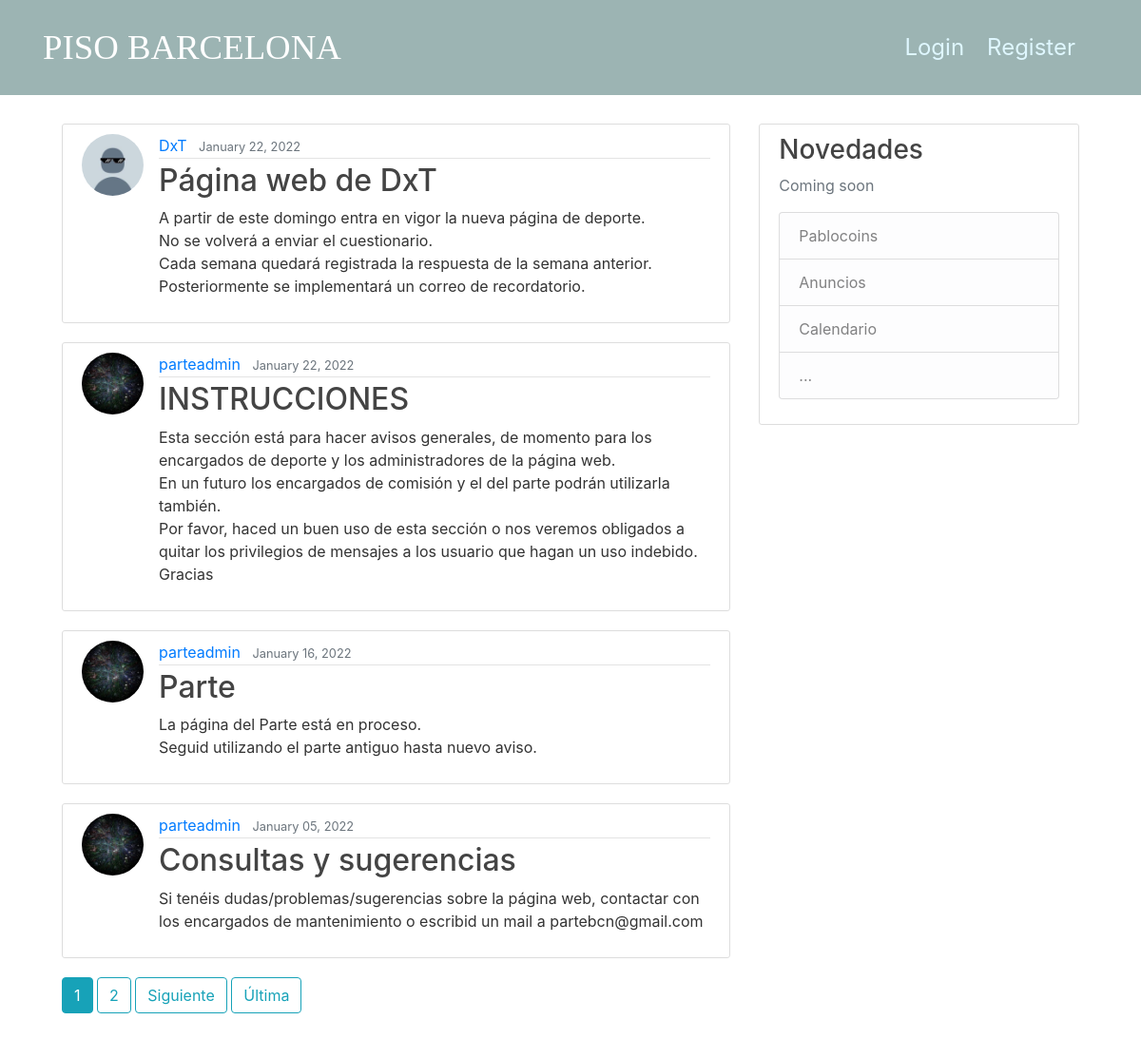
Screenshot of /blog/ with the database file from the repository.
### blog/models.py (models this page shows, shortened)
class Post(models.Model):
    title = models.CharField(max_length=100)
    content = models.TextField()
    date_posted = models.DateTimeField(default=timezone.now)
    author = models.ForeignKey(User, on_delete=models.CASCADE)

### users/models.py (models this page shows, shortened)
class Profile(models.Model):
    user = models.OneToOneField(User, on_delete=models.CASCADE)
    image = models.ImageField(default='default.jpg', upload_to='profile_pics')

### blog/views.py (the view)
# urls.py: path('blog/', PostListView.as_view(), name='blog-home'),
class PostListView(ListView):
    model = Post
    template_name = 'blog/home.html'  # <app>/<model>_<viewtype>.html
    context_object_name = 'posts'
    ordering = ['-date_posted']
    paginate_by = 4 #Number of post per page

### blog/templates/blog/home.html (shortened to what this page needs)
{% extends "blog/base.html" %}
{% block content %}
    {% for post in posts %}
        <article class="media content-section">
          <img class="rounded-circle article-img" src="{{ post.author.profile.image.url }}">
          <div class="media-body">
            <div class="article-metadata">
              <a class="mr-2" href="{% url 'user-posts' post.author.username %}">{{ post.author }}</a>
              <small class="text-muted">{{ post.date_posted|date:"F d, Y" }}</small>
            </div>
            <h2><a class="article-title" href="{% url 'post-detail' post.id %}">{{ post.title }}</a></h2>
            <p class="article-content">{{ post.content }}</p>
          </div>
        </article>
    {% endfor %}
    {% if is_paginated %}
          {% for num in page_obj.paginator.page_range %}
            {% if page_obj.number == num %}
              <a class="btn btn-info mb-4" href="?page={{ num }}">{{ num }}</a>
            {% elif num > page_obj.number|add:'-3' and num < page_obj.number|add:'3' %}
              <a class="btn btn-outline-info mb-4" href="?page={{ num }}">{{ num }}</a>
            {% endif %}
          {% endfor %}
          {% if page_obj.has_next %}
            <a class="btn btn-outline-info mb-4" href="?page={{ page_obj.next_page_number }}">Siguiente</a>
            <a class="btn btn-outline-info mb-4" href="?page={{ page_obj.paginator.num_pages }}">Última</a>
          {% endif %}
    {% endif %}
{% endblock content %}

### blog/templates/blog/base.html (shortened to what this page needs)
{% load static %}
<!DOCTYPE html>
<html>
<head>
    <link rel="stylesheet" href="https://maxcdn.bootstrapcdn.com/bootstrap/4.0.0/css/bootstrap.min.css">
    <link rel="stylesheet" type="text/css" href="{% static 'blog/main.css' %}">
</head>
<body>
    <header class="site-header">
      <nav class="navbar navbar-expand-md navbar-dark bg-steel fixed-top">
        <div class="container">
          <a class="barcelonaheader" href="{% url 'blog-inicio' %}">PISO BARCELONA</a>
          <div class="collapse navbar-collapse" id="navbarToggle">
            <div class="navbar-nav">
                {% if user.is_authenticated %}
                  <a class="menuheader mr-4" href="{% url 'blog-home' %}">Mensajes</a>
                  <a class="menuheader mr-4" href="{% url 'blog-parte' %}">Parte</a>
                  <a class="menuheader mr-4" href="{% url 'blog-deporte' %}">Deporte</a>
                  <a class="menuheader mr-4" href="{% url 'blog-enlaces' %}">Enlaces</a>
                  <div class="dropdown">
                    <button type="button" class="btn btn-secondary dropdown-toggle" data-toggle="dropdown" aria-haspopup="true" aria-expanded="false"> <img class="rounded-circle article-img" src="{{ user.profile.image.url }}"></button>
                    <div class="dropdown-content">
                      <a href="{% url 'post-create' %}">Nuevo Mensaje</a>
                      <a href="{% url 'profile' %}">Perfil</a>
                      <a href="{% url 'logout' %}">Salir</a>
                    </div>
                  </div>
                {% else %}
                  <a class="login mr-4" href="{% url 'login' %}">Login</a>
                  <a class="login mr-4" href="{% url 'register' %}">Register</a>
                {% endif %}
              </div>
            </div>
          </div>
        </nav>
      </header>
    <main role="main" class="container">
        <div class="row">
          <div class="col-md-8">
            {% block content %}{% endblock %}
          </div>
          <div class="col-md-4">
            <div class="content-section">
              <h3>Novedades</h3>
              <p class='text-muted'>Coming soon
                <ul class="list-group">
                  <li class="list-group-item list-group-item-light">Pablocoins</li>
                  <li class="list-group-item list-group-item-light">Anuncios</li>
                  <li class="list-group-item list-group-item-light">Calendario</li>
                  <li class="list-group-item list-group-item-light">...</li>
                </ul>
              </p>
            </div>
          </div>
        </div>
      </main>
  </body>
  </html>

### blog/static/blog/main.css (style rules this page uses)
body { background: #F1F1F1; background: url(/media/background/back.png) no-repeat center center fixed; background-size: cover; color: #333333; margin-top: 5rem; padding: 50px; }
h2, h3, h4, h5, h6 { color: #444444; }
ul { margin: 0; }
.bg-steel { background-color: #9CB4B3; opacity: 1; height: 100px; }
.login { color: #dff7ff; font-size: 150%; padding: 10px 0px; display:inline-block; }
.barcelonaheader { color: #ffffff; font-family: 'fuente-titulo'; font-size: 230%; }
.content-section { background: #ffffff; padding: 10px 20px; border: 1px solid #dddddd; border-radius: 3px; margin-bottom: 20px; }
.article-title { color: #444444; }
.article-content { white-space: pre-line; }
.article-img { height: 65px; width: 65px; margin-right: 16px; }
.article-metadata { padding-bottom: 1px; margin-bottom: 4px; border-bottom: 1px solid #e3e3e3 }

### rows the page displays
Post: author.profile.image (placeholder picture), author "DxT", date_posted "January 22, 2022", title "Página web de DxT", content "A partir de este domingo entra en vigor la nueva página de deporte. No se volverá a enviar el cuestionario. Cada semana quedará registrada la respuesta de la semana anterior. Posteriormente se implementará un correo de recordatorio."
Post: author.profile.image (picture), author "parteadmin", date_posted "January 22, 2022", title "INSTRUCCIONES", content "Esta sección está para hacer avisos generales, de momento para los encargados de deporte y los administradores de la página web. En un futuro los encargados de comisión y el del parte podrán utilizarla también. Por favor, haced un buen uso de esta sección o nos veremos obligados a quitar los privilegios de mensajes a los usuario que hagan un uso indebido. Gracias"
Post: author.profile.image (picture), author "parteadmin", date_posted "January 16, 2022", title "Parte", content "La página del Parte está en proceso. Seguid utilizando el parte antiguo hasta nuevo aviso."
Post: author.profile.image (picture), author "parteadmin", date_posted "January 05, 2022", title "Consultas y sugerencias", content "Si tenéis dudas/problemas/sugerencias sobre la página web, contactar con los encargados de mantenimiento o escribid un mail a partebcn@gmail.com"

### other values shown
{{ num }} "1"
{{ num }} "2"
